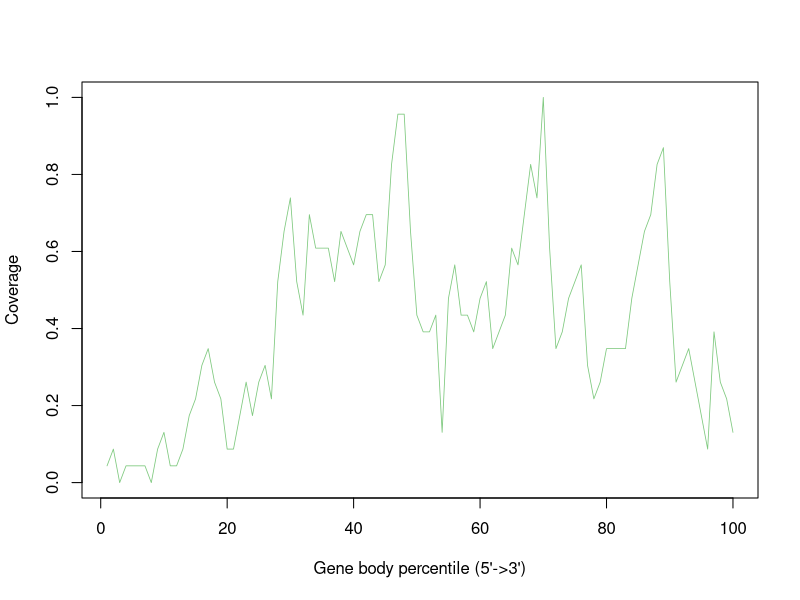

Here is the R script that generated this plot:
GSM4486032_Aligned.sortedByCoord_sorted.out <- c(0.043478260869565216,0.08695652173913043,0.0,0.043478260869565216,0.043478260869565216,0.043478260869565216,0.043478260869565216,0.0,0.08695652173913043,0.13043478260869565,0.043478260869565216,0.043478260869565216,0.08695652173913043,0.17391304347826086,0.21739130434782608,0.30434782608695654,0.34782608695652173,0.2608695652173913,0.21739130434782608,0.08695652173913043,0.08695652173913043,0.17391304347826086,0.2608695652173913,0.17391304347826086,0.2608695652173913,0.30434782608695654,0.21739130434782608,0.5217391304347826,0.6521739130434783,0.7391304347826086,0.5217391304347826,0.43478260869565216,0.6956521739130435,0.6086956521739131,0.6086956521739131,0.6086956521739131,0.5217391304347826,0.6521739130434783,0.6086956521739131,0.5652173913043478,0.6521739130434783,0.6956521739130435,0.6956521739130435,0.5217391304347826,0.5652173913043478,0.8260869565217391,0.9565217391304348,0.9565217391304348,0.6521739130434783,0.43478260869565216,0.391304347826087,0.391304347826087,0.43478260869565216,0.13043478260869565,0.4782608695652174,0.5652173913043478,0.43478260869565216,0.43478260869565216,0.391304347826087,0.4782608695652174,0.5217391304347826,0.34782608695652173,0.391304347826087,0.43478260869565216,0.6086956521739131,0.5652173913043478,0.6956521739130435,0.8260869565217391,0.7391304347826086,1.0,0.6086956521739131,0.34782608695652173,0.391304347826087,0.4782608695652174,0.5217391304347826,0.5652173913043478,0.30434782608695654,0.21739130434782608,0.2608695652173913,0.34782608695652173,0.34782608695652173,0.34782608695652173,0.34782608695652173,0.4782608695652174,0.5652173913043478,0.6521739130434783,0.6956521739130435,0.8260869565217391,0.8695652173913043,0.5217391304347826,0.2608695652173913,0.30434782608695654,0.34782608695652173,0.2608695652173913,0.17391304347826086,0.08695652173913043,0.391304347826087,0.2608695652173913,0.21739130434782608,0.13043478260869565)


pdf("GSM4486032.geneBodyCoverage.curves.pdf")
x=1:100
icolor = colorRampPalette(c("#7fc97f","#beaed4","#fdc086","#ffff99","#386cb0","#f0027f"))(1)
plot(x,GSM4486032_Aligned.sortedByCoord_sorted.out,type='l',xlab="Gene body percentile (5'->3')", ylab="Coverage",lwd=0.8,col=icolor[1])
dev.off()
